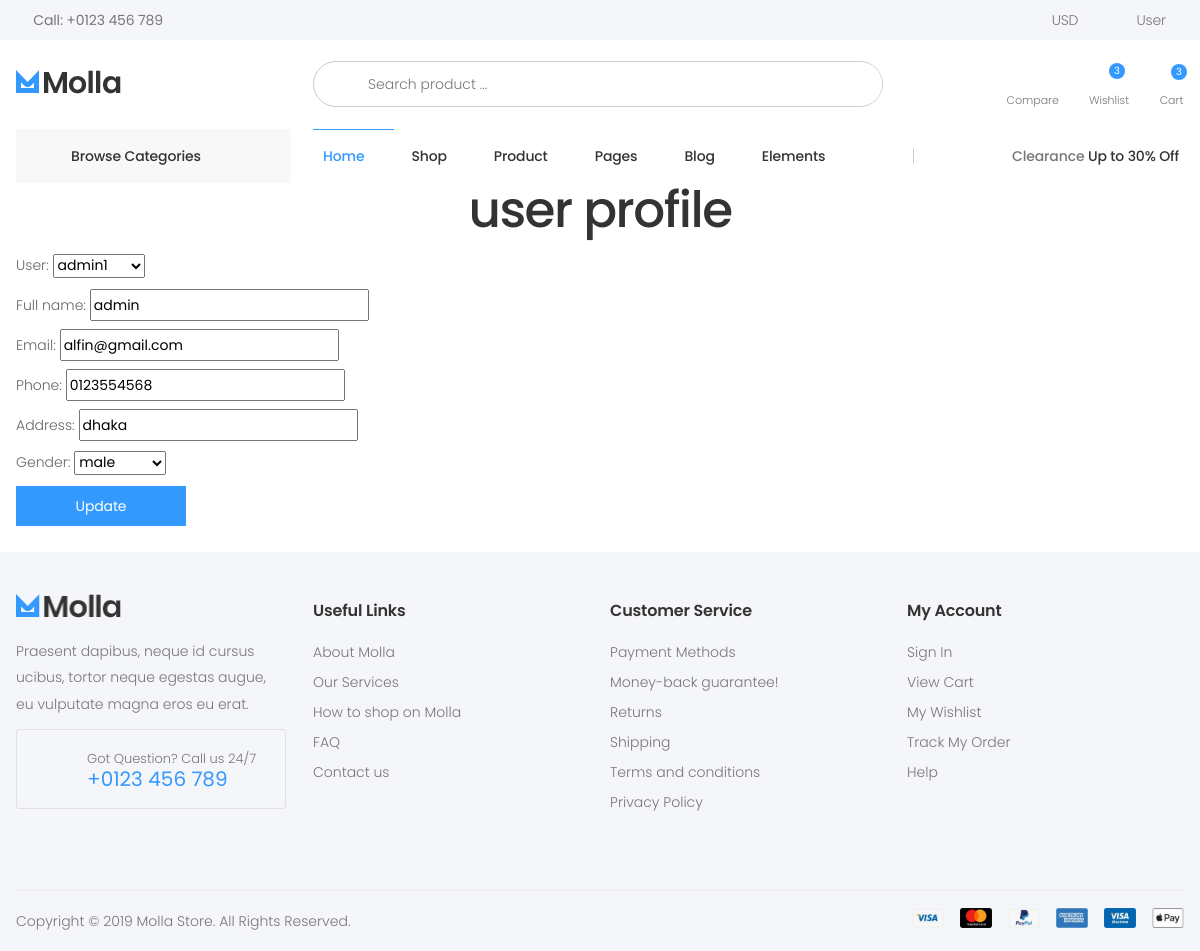
Screenshot of /user-profile-edit/ (signed in) with the database file from the repository.
### appAccount/models.py (models this page shows, shortened)
class Profile(models.Model):
    CHOICE_GENDER = (
        ('male','male'),
        ('female','female')
    )
    user = models.OneToOneField(User, on_delete=models.CASCADE, related_name='profile',null=True)
    full_name = models.CharField(max_length=50,blank=True,null=True)
    email = models.EmailField(blank=True,null=True)
    phone = models.CharField(max_length=50,blank=True,null=True)
    address = models.CharField(max_length=200,blank=True,null=True)
    gender = models.CharField(max_length=6,choices=CHOICE_GENDER)
    create = models.DateTimeField(auto_now_add=True)

### appAccount/views.py (the view, shortened to what this page needs)
# urls.py: path('user-profile-edit/',views.user_profile_edit, name='user_profile_edit'),
def user_profile_edit(request):
    user_pro = Profile.objects.get(user=request.user)
    form = UserProfileForm(instance=user_pro)
    context = {
        'form':form
    }
    return render(request,'AppAcccount/profile_edit.html',context)

### appAccount/forms.py
class UserProfileForm(forms.ModelForm):
    class Meta:
        model = Profile
        fields = '__all__'

### Store/context_processors.py (called while the page is built)
def menus(request):
    menu_item = Category.objects.filter(main_category=None)
    return dict(menu_item=menu_item)

### Store/models.py (called while the page is built)
    def __str__(self):
        return f"{self.name}"

### appCart/models.py (called while the page is built)
    def total_price(self):
        total = self.quantity * self.cart_item.price
        totals = format(total,'0.2f')
        return totals

    def order_item_total(self):
        total = 0
        for total_order_item in self.order_item.all():
            total +=float(total_order_item.total_price())
        return total

### appCart/templatetags/cart_item.py (called while the page is built)
@register.filter
def cart_items(user):
    total_cart_item = Cart.objects.filter(user=user,purchase=False)
    return total_cart_item

@register.filter
def total_order_price(user):
    total_order_item_price = Order.objects.filter(user=user,ordered=False)
    if total_order_item_price.exists():
        return total_order_item_price[0].order_item_total()
    else:
        return 0

@register.filter
def total_cart_item_count(user):
    cart_item_count = Cart.objects.filter(user=user,purchase=False)
    return cart_item_count.count()

### templates/AppAcccount/profile_edit.html (shortened to what this page needs)
{% extends 'base.html' %}
{% load static %}
{% block content %}
    <div class="container">
        <div class="row">
            <div class="col-md-12">
                <h1 class="text-center">user profile</h1>
                <form action="" method="post">
                    {{form.as_p}}
                    <button type="submit" class="btn btn-primary">Update</button>
                    <br><br>
                </form>
            </div>
        </div>
    </div>
{% endblock %}

### templates/include/header.html (shortened to what this page needs)
{% load static %}
{% load cart_item %}
<div class="page-wrapper">
    <header class="header header-intro-clearance header-4">
        <div class="header-top">
            <div class="container">
                <div class="header-left">
                    <a href="tel:#"><i class="icon-phone"></i>Call: +0123 456 789</a>
                </div>
                <div class="header-right">
                    <ul class="top-menu">
                        <li>
                            <ul>
                                <li>
                                    <div class="header-dropdown">
                                        <a href="#">USD</a>
                                    </div>
                                </li>
                                <li>
                                    <div class="header-dropdown">
                                        <a href="#">User</a>
                                    </div>
                                </li>
                            </ul>
                        </li>
                    </ul>
                </div>
            </div>
        </div>
        <div class="header-middle">
            <div class="container">
                <div class="header-left">
                    <a href="/" class="logo">
                        <img src="{% static 'images/demos/demo-4/logo.png' %}" alt="Molla Logo" width="105" height="25">
                    </a>
                </div>
                <div class="header-center">
                    <div class="header-search header-search-extended header-search-visible d-none d-lg-block">
                        <form action="{% url 'search_product' %}" method="get">
                            <div class="header-search-wrapper search-wrapper-wide">
                                <button class="btn btn-primary" type="submit"><i class="icon-search"></i></button>
                                <input type="search" class="form-control" name="search_item" id="q" placeholder="Search product ..." required>
                            </div>
                        </form>
                    </div>
                </div>
                <div class="header-right">
                    <div class="dropdown compare-dropdown">
                        <a href="#" class="dropdown-toggle" role="button" data-toggle="dropdown" aria-haspopup="true" aria-expanded="false" data-display="static" title="Compare Products" aria-label="Compare Products">
                            <div class="icon">
                                <i class="icon-random"></i>
                            </div>
                            <p>Compare</p>
                        </a>
                    </div>
                    <div class="wishlist">
                        <a href="wishlist.html" title="Wishlist">
                            <div class="icon">
                                <i class="icon-heart-o"></i>
                                <span class="wishlist-count badge">3</span>
                            </div>
                            <p>Wishlist</p>
                        </a>
                    </div>
                    <div class="dropdown cart-dropdown">
                        <a href="#" class="dropdown-toggle" role="button" data-toggle="dropdown" aria-haspopup="true" aria-expanded="false" data-display="static">
                            <div class="icon">
                                <i class="icon-shopping-cart"></i>
                                <span class="cart-count">{{user|total_cart_item_count}}</span>
                            </div>
                            <p>Cart</p>
                        </a>
                    </div>
                </div>
            </div>
        </div>
        <div class="header-bottom sticky-header">
            <div class="container">
                <div class="header-left">
                    <div class="dropdown category-dropdown">
                        <a href="#" class="dropdown-toggle" role="button" data-toggle="dropdown" aria-haspopup="true" aria-expanded="false" data-display="static" title="Browse Categories">
                            Browse Categories <i class="icon-angle-down"></i>
                        </a>
                    </div>
                </div>
                <div class="header-center">
                    <nav class="main-nav">
                        <ul class="menu sf-arrows">
                            <li class="megamenu-container active">
                                <a href="index.html" class="sf-with-ul">Home</a>
                            </li>
                            <li>
                                <a href="category.html" class="sf-with-ul">Shop</a>
                            </li>
                            <li>
                                <a href="product.html" class="sf-with-ul">Product</a>
                            </li>
                            <li>
                                <a href="#" class="sf-with-ul">Pages</a>
                            </li>
                            <li>
                                <a href="blog.html" class="sf-with-ul">Blog</a>
                            </li>
                            <li>
                                <a href="elements-list.html" class="sf-with-ul">Elements</a>
                            </li>
                        </ul>
                    </nav>
                </div>
                <div class="header-right">
                    <i class="la la-lightbulb-o"></i><p>Clearance<span class="highlight">&nbsp;Up to 30% Off</span></p>
                </div>
            </div>
        </div>
    </header>

### Ecommerce/static/css/skins/skin-demo-4.css (style rules this page uses)
a { color:#39f }
.header-3 .header-search-extended .btn,.header-4 .header-search-extended .btn { background-color:transparent;color:#333 }
.btn-primary { color:#fff;background-color:#39f;border-color:#39f;box-shadow:none }
.wishlist a .wishlist-count { background-color:#39f }
.cart-dropdown .cart-count { background-color:#39f }
.menu li:hover>a,.menu li.show>a,.menu li.active>a { color:#39f }
.header-bottom .menu>li>a:before { background-color:#39f }
.category-dropdown .dropdown-toggle:before { background-color:#39f }
.header-4 .header-search .header-search-wrapper { border-color:#39f }

### rows the page displays
Profile: user "admin1", full_name "admin", email "alfin@gmail.com", phone "0123554568", address "dhaka", gender "male"

### other values shown
{{ user|total_cart_item_count }} "3"
